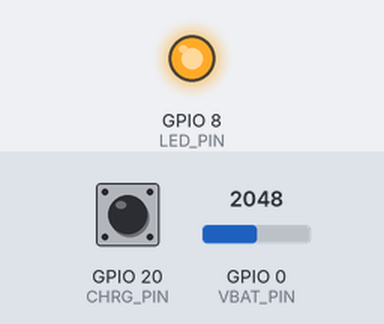
This sketch was run on a simulated ESP32-C3. Parts: output pins drawn as LEDs (lit = HIGH). Dashed ring = blinking. The test bench sets the inputs (shaded band); at power-on: GPIO 0 (VBAT_PIN) = 2048, GPIO 20 (CHRG_PIN) HIGH. What the sketch prints to the serial monitor is not drawn.

Above: at 0.1 s.
At 2.7 s:
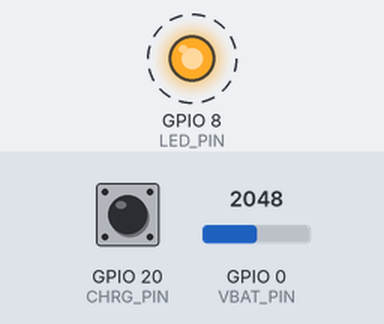
2.8 s: GPIO 0 (VBAT_PIN) set to 657
7.5 s: GPIO 0 (VBAT_PIN) set to 588
Timing chart, 0 to 23.0 s (numbered marks = the images above; inputs shaded):
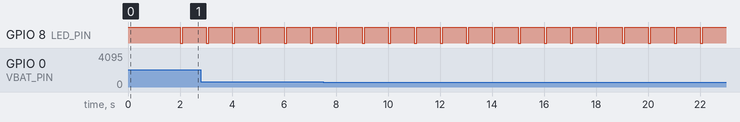

The sketch:

battery_test_v2.ino
```cpp
/*
 * 電池背板 v2.1 實板測試（Arduino，ESP32-C3 SuperMini）
 *
 * 腳位（2026-10-31 起）：
 *   GPIO0  : VBAT/2（R3/R4 1M/1M + C4 100nF）
 *   GPIO20 : TP4054 CHRG，開漏，內部上拉（LOW = 充電中）
 *   GPIO8  : 板上藍色 LED（LOW = 亮），每秒閃一下表示還在跑
 *
 * 每 2 秒量一次，透過 USB 序列埠印出，同時存進 RAM 紀錄。
 * 拔掉 USB 改用電池時序列埠會斷，但程式繼續跑；插回 USB 後輸入 d 印出這段期間的紀錄。
 * 開機次數（boot）沒變、uptime 一直往上 = 拔插 USB 時沒有重開。
 *
 * 編譯 / 上傳：
 *   arduino-cli compile --fqbn esp32:esp32:esp32c3:CDCOnBoot=cdc -u -p <COM> battery_test_v2
 */
#include <Arduino.h>

#define VBAT_PIN      0
#define CHRG_PIN      20
#define LED_PIN       8
#define DIVIDER       2.0f
#define SAMPLES       16
#define PERIOD_MS     2000
#define LOG_LEN       600          // 2 s × 600 = 20 分鐘

struct Rec { uint32_t t; uint16_t mv; uint8_t chrg; };
static Rec logbuf[LOG_LEN];
static uint16_t log_head = 0, log_count = 0;
RTC_DATA_ATTR static uint32_t boot_count = 0;

static int read_vbat_mv()
{
  uint32_t sum = 0;
  for (int i = 0; i < SAMPLES; i++) sum += analogReadMilliVolts(VBAT_PIN);
  return (int)(sum / SAMPLES * DIVIDER);
}

static void print_rec(const Rec &r)
{
  Serial.printf("t=%6lus  VBAT=%4u mV  CHRG=%s\n", (unsigned long)r.t, r.mv,
                r.chrg ? "LOW (charging)" : "HIGH (not charging)");
}

static void dump_log()
{
  Serial.printf("---- log: %u records (boot #%lu) ----\n", log_count, (unsigned long)boot_count);
  uint16_t start = (log_head + LOG_LEN - log_count) % LOG_LEN;
  for (uint16_t i = 0; i < log_count; i++) print_rec(logbuf[(start + i) % LOG_LEN]);
  Serial.println("---- end ----");
}

void setup()
{
  boot_count++;
  Serial.begin(115200);
  pinMode(CHRG_PIN, INPUT_PULLUP);
  pinMode(LED_PIN, OUTPUT);
  digitalWrite(LED_PIN, HIGH);
  analogSetPinAttenuation(VBAT_PIN, ADC_11db);
  delay(1500);  // 等 USB CDC 連上
  Serial.printf("\nbattery_test_v2  boot #%lu  reset reason=%d\n", (unsigned long)boot_count, (int)esp_reset_reason());
  Serial.println("指令：d = 印出紀錄，c = 清除紀錄");
}

void loop()
{
  static uint32_t last = 0;
  uint32_t now = millis();

  digitalWrite(LED_PIN, (now % 1000) < 100 ? LOW : HIGH);

  if (Serial.available()) {
    char c = Serial.read();
    if (c == 'd') dump_log();
    if (c == 'c') { log_count = 0; Serial.println("log cleared"); }
  }

  if (now - last >= PERIOD_MS) {
    last = now;
    Rec r = { now / 1000, (uint16_t)read_vbat_mv(), (uint8_t)(digitalRead(CHRG_PIN) == LOW) };
    logbuf[log_head] = r;
    log_head = (log_head + 1) % LOG_LEN;
    if (log_count < LOG_LEN) log_count++;
    if (Serial) print_rec(r);
  }
}
```

Measured:
- by itself, GPIO 8 (LED_PIN): alternates HIGH for 0.90 s and LOW for 0.10 s
